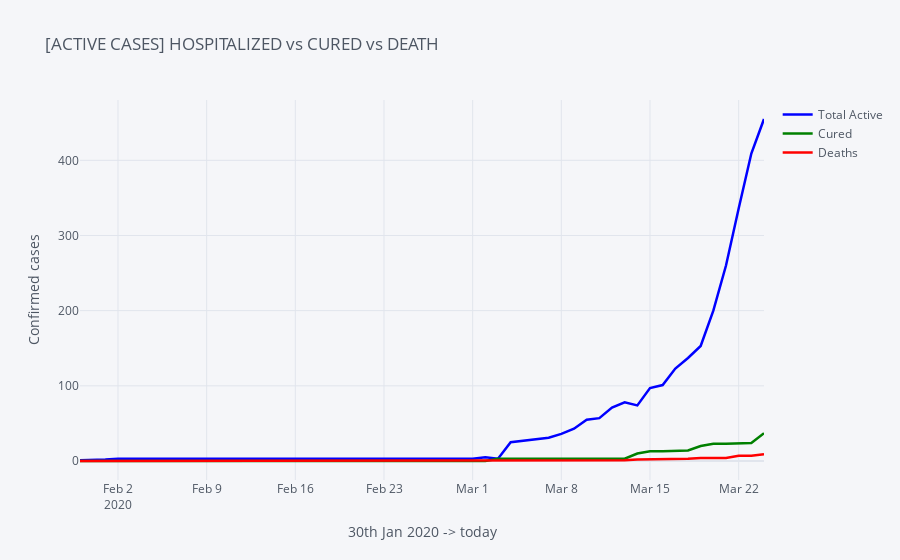

Source (notebook cell):
### Code cell
india[['Total Active','Cured','Deaths']].iplot(title='[ACTIVE CASES]\nHOSPITALIZED vs CURED vs DEATH',
                                      colors={'Total Active':'blue','Cured':'green','Deaths':'red'}, width=2.5
                                              ,xTitle='30th Jan 2020 -> today', yTitle='Confirmed cases')

### Figure 1 — Plotly figure (JSON) as saved in the notebook; plotly's stock layout.template omitted (floating-point values rounded to 4 significant figures)
{"data": [{"line": {"color": "blue", "dash": "solid", "shape": "linear", "width": 2.5}, "mode": "lines", "name": "Total Active", "text": "", "type": "scatter", "x": ["2020-01-30", "2020-01-31", "2020-02-01", "2020-02-02", "2020-02-03", "2020-02-04", "2020-02-05", "2020-02-06", "2020-02-07", "2020-02-08", "2020-02-09", "2020-02-10", "2020-02-11", "2020-02-12", "2020-02-13", "2020-02-14", "2020-02-15", "2020-02-16", "2020-02-17", "2020-02-18", "2020-02-19", "2020-02-20", "2020-02-21", "2020-02-22", "2020-02-23", "2020-02-24", "2020-02-25", "2020-02-26", "2020-02-27", "2020-02-28", "2020-02-29", "2020-03-01", "2020-03-02", "2020-03-03", "2020-03-04", "2020-03-05", "2020-03-06", "2020-03-07", "2020-03-08", "2020-03-09", "2020-03-10", "2020-03-11", "2020-03-12", "2020-03-13", "2020-03-14", "2020-03-15", "2020-03-16", "2020-03-17", "2020-03-18", "2020-03-19", "2020-03-20", "2020-03-21", "2020-03-22", "2020-03-23", "2020-03-24"], "y": [1, 1, 2, 3, 3, 3, 3, 3, 3, 3, 3, 3, 3, 3, 3, 3, 3, 3, 3, 3, 3, 3, 3, 3, 3, 3, 3, 3, 3, 3, 3, 3, 5, 3, 25, 27, 28, 31, 36, 43, 55, 57, 71, 78, 74, 97, 101, 123, 137, 153, 200, 260, 336, 409, 455]}, {"line": {"color": "green", "dash": "solid", "shape": "linear", "width": 2.5}, "mode": "lines", "name": "Cured", "text": "", "type": "scatter", "x": ["2020-01-30", "2020-01-31", "2020-02-01", "2020-02-02", "2020-02-03", "2020-02-04", "2020-02-05", "2020-02-06", "2020-02-07", "2020-02-08", "2020-02-09", "2020-02-10", "2020-02-11", "2020-02-12", "2020-02-13", "2020-02-14", "2020-02-15", "2020-02-16", "2020-02-17", "2020-02-18", "2020-02-19", "2020-02-20", "2020-02-21", "2020-02-22", "2020-02-23", "2020-02-24", "2020-02-25", "2020-02-26", "2020-02-27", "2020-02-28", "2020-02-29", "2020-03-01", "2020-03-02", "2020-03-03", "2020-03-04", "2020-03-05", "2020-03-06", "2020-03-07", "2020-03-08", "2020-03-09", "2020-03-10", "2020-03-11", "2020-03-12", "2020-03-13", "2020-03-14", "2020-03-15", "2020-03-16", "2020-03-17", "2020-03-18", "2020-03-19", "2020-03-20", "2020-03-21", "2020-03-22", "2020-03-23", "2020-03-24"], "y": [0, 0, 0, 0, 0, 0, 0, 0, 0, 0, 0, 0, 0, 0, 0, 0, 0, 0, 0, 0, 0, 0, 0, 0, 0, 0, 0, 0, 0, 0, 0, 0, 0, 3, 3, 3, 3, 3, 3, 3, 3, 3, 3, 3, 10, 13, 13, 14, 14, 20, 23, 23, 24, 24, 37]}, {"line": {"color": "red", "dash": "solid", "shape": "linear", "width": 2.5}, "mode": "lines", "name": "Deaths", "text": "", "type": "scatter", "x": ["2020-01-30", "2020-01-31", "2020-02-01", "2020-02-02", "2020-02-03", "2020-02-04", "2020-02-05", "2020-02-06", "2020-02-07", "2020-02-08", "2020-02-09", "2020-02-10", "2020-02-11", "2020-02-12", "2020-02-13", "2020-02-14", "2020-02-15", "2020-02-16", "2020-02-17", "2020-02-18", "2020-02-19", "2020-02-20", "2020-02-21", "2020-02-22", "2020-02-23", "2020-02-24", "2020-02-25", "2020-02-26", "2020-02-27", "2020-02-28", "2020-02-29", "2020-03-01", "2020-03-02", "2020-03-03", "2020-03-04", "2020-03-05", "2020-03-06", "2020-03-07", "2020-03-08", "2020-03-09", "2020-03-10", "2020-03-11", "2020-03-12", "2020-03-13", "2020-03-14", "2020-03-15", "2020-03-16", "2020-03-17", "2020-03-18", "2020-03-19", "2020-03-20", "2020-03-21", "2020-03-22", "2020-03-23", "2020-03-24"], "y": [0, 0, 0, 0, 0, 0, 0, 0, 0, 0, 0, 0, 0, 0, 0, 0, 0, 0, 0, 0, 0, 0, 0, 0, 0, 0, 0, 0, 0, 0, 0, 0, 0, 0, 0, 0, 0, 0, 0, 0, 0, 0, 0, 1, 2, 2, 2, 3, 3, 4, 4, 4, 7, 7, 9]}], "layout": {"legend": {"bgcolor": "#F5F6F9", "font": {"color": "#4D5663"}}, "paper_bgcolor": "#F5F6F9", "plot_bgcolor": "#F5F6F9", "title": {"font": {"color": "#4D5663"}, "text": "[ACTIVE CASES]\nHOSPITALIZED vs CURED vs DEATH"}, "xaxis": {"gridcolor": "#E1E5ED", "showgrid": true, "tickfont": {"color": "#4D5663"}, "title": {"font": {"color": "#4D5663"}, "text": "30th Jan 2020 -> today"}, "zerolinecolor": "#E1E5ED"}, "yaxis": {"gridcolor": "#E1E5ED", "showgrid": true, "tickfont": {"color": "#4D5663"}, "title": {"font": {"color": "#4D5663"}, "text": "Confirmed cases"}, "zerolinecolor": "#E1E5ED"}}}
